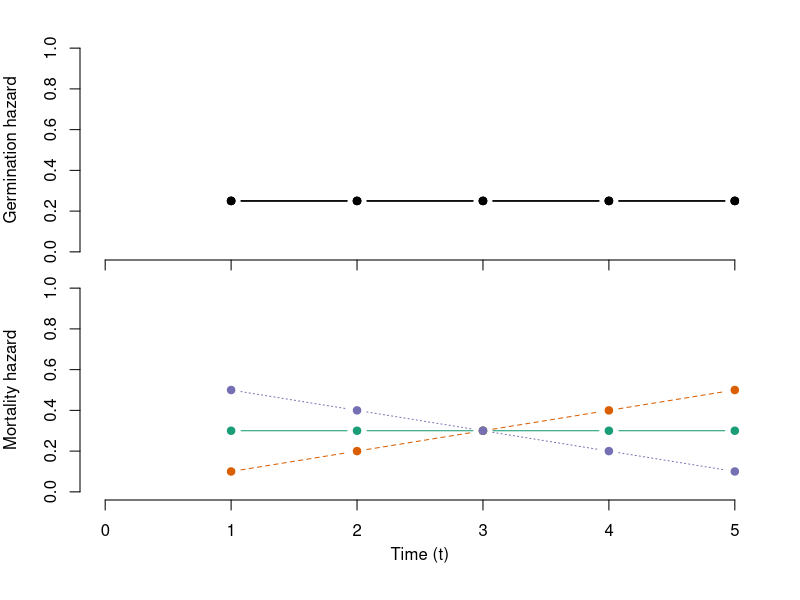
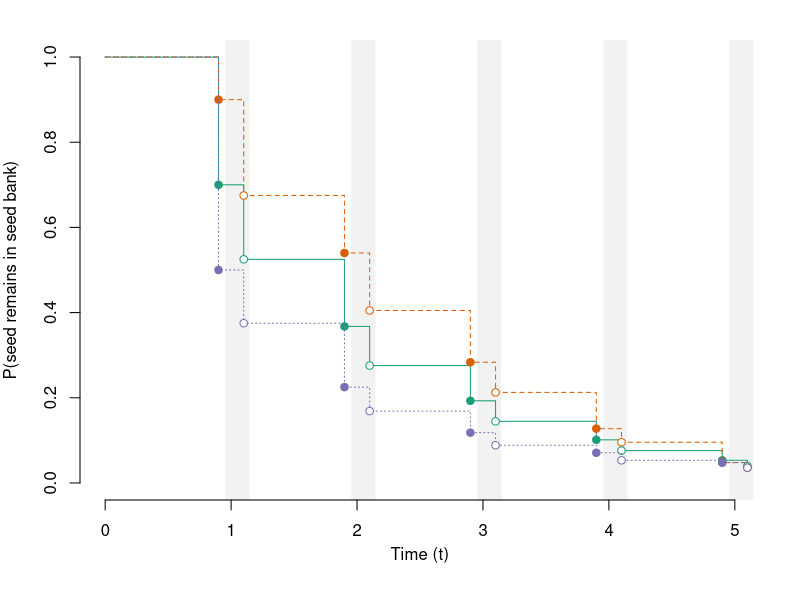
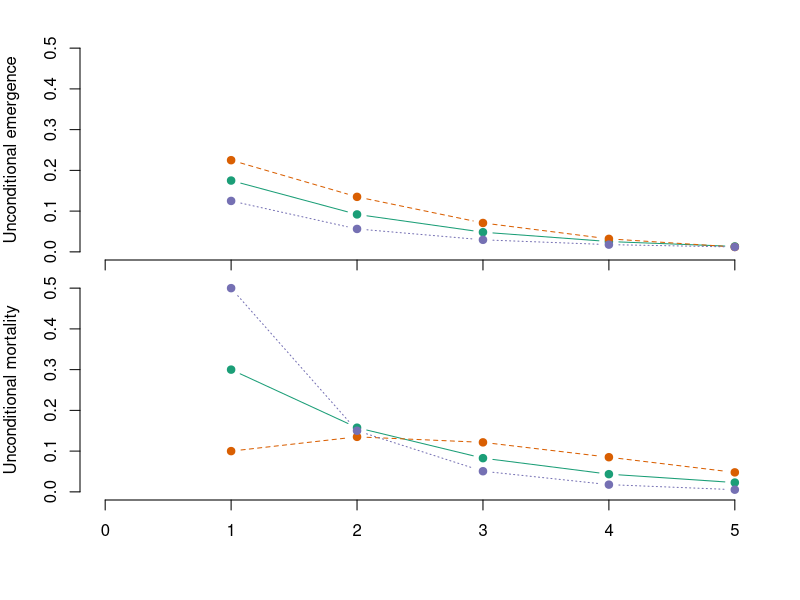

These charts were generated, in order, by the following R code:

# -------------------------------------------------------------------
# Function to obtain hazards based on annual probability of germination and mortality
# -------------------------------------------------------------------
f.hazards = function(t= time.discrete, p.g=.1,p.m=.1){
  
  ## Set germination hazards
  # If 1 value is supplied for p.g, assume single hazard at all times
  # If fewer values supplied for p.g than time points, extend last hazard to end of time
  # If number of values for p.g matches time points, set p.g equal to hazard
  if(length(p.g)<length(t)){
    if(length(p.g)==1){
      hazard.g = c()
      hazard.g=rep(p.g,length(t)) 
    } else {
      n.tmp=length(p.g)
      hazard.g=c(p.g,rep(p.g[n.tmp],length(t)-n.tmp))
    }
  } else {
    hazard.g = p.g
  }
  
  ## Set mortality hazards
  # If 1 value is supplied for p.m, assume single hazard at all times
  # If fewer values supplied for p.m than time points, extend last hazard to end of time
  # If number of values for p.m matches time points, set p.g equal to hazard
  if(length(p.m)<length(t)){
    if(length(p.m)==1){
      hazard.m = c()
      hazard.m=rep(p.m,length(t)) 
    } else {
      n.tmp=length(p.m)
      hazard.m=c(p.m,rep(p.m[n.tmp],length(t)-n.tmp))
    }
  } else {
    hazard.m = p.m
  }
  return(list(hazard.m,hazard.g)) 
  
}

# -------------------------------------------------------------------
# Function to obtain survival function based on annual probability of germination and mortality
# -------------------------------------------------------------------
f.survival = function(t=time.discrete,h.g=.1,h.m=.1){
  
  survival.fun = 1
  index.g=index.d=c()
  index.surv = seq(1,length(t)*2,by=2)
  for(i in t){
    tmp = index.surv[i]
    survival.fun[tmp+1] = survival.fun[tmp]*(1 - h.m[i])
    survival.fun[tmp+2] = survival.fun[tmp+1]*(1-h.g[i])
    index.g[tmp] = tmp+2;index.d[tmp]=tmp+1
  }
  
  return(survival.fun)
}

# -------------------------------------------------------------------
# Function to obtain probability mass function for germination
# -------------------------------------------------------------------
f.pmf = function(t=time.discrete,h.g=.1,h.m=.1){
  
  # Probability mass function for emergence/recruitment
  survival.fun = 1
  p.emergence = c()
  index.g=index.d=c()
  for(i in t){
    p.emergence[i] = (survival.fun[i]*(1 - h.m[i]))*h.g[i]
    survival.fun[i+1] = (survival.fun[i]*(1 - h.m[i]))*(1-h.g[i])
  }
  
  survival.fun = 1
  p.mortality = c()
  index.g=index.d=c()
  for(i in t){
    p.mortality[i] = (survival.fun[i]*(h.m[i]))
    survival.fun[i+1] = (survival.fun[i]*(1 - h.m[i]))*(1-h.g[i])
  }
  
  return(list(p.mortality,p.emergence))
}


# -------------------------------------------------------------------
# Simulation for a seed bank in which mortality precedes germination
# Discrete times
# -------------------------------------------------------------------

# define a vector for discrete times as close to integer as possible
time.discrete = 1:5

# Probability of germination
p.g = .25

# Probability of mortality
p.m = list(c(.3),seq(.1,.5,length.out=5),rev(seq(.1,.5,length.out=5)))

h.m=h.g=survival.fun=pmf.m=pmf.g=list()

for(i in 1:3){
# Calculate hazards
h.m[[i]]=f.hazards(t=time.discrete,p.g=p.g,p.m=p.m[[i]])[[1]]
h.g[[i]]=f.hazards(t=time.discrete,p.g=p.g,p.m=p.m[[i]])[[2]]

# Calculate survival function
survival.fun[[i]] = f.survival(t=time.discrete,h.g=h.g[[i]],h.m=h.m[[i]])

# Calculateprobability mass functions
pmf.m[[i]] = f.pmf(t=time.discrete,h.g=h.g[[i]],h.m=h.m[[i]])[[1]]
pmf.g[[i]] = f.pmf(t=time.discrete,h.g=h.g[[i]],h.m=h.m[[i]])[[2]]
}

# -------------------------------------------------------------------
# Define function to create set of plots
# -------------------------------------------------------------------

plot.colors = c("#1b9e77","#d95f02","#7570b3")
plot.shapes = c(19,21,4)
plot.lines = c("solid","dashed","dotted")

pdf("~/Dropbox/chapter-4/analysis/products/figures/figure-2-mortality.pdf",height=6,width=4)
par(mfrow=c(2,1))
par(mar=c(1,4,0,2),
    oma=c(4,0,2,0))

# Germination hazard (age-specific)

plot(NA,NA, 
     ylim=c(0,1), xlim=c(0,max(time.discrete)),
     xaxt='n',xlab="",
     axes=FALSE,
     ylab = "Germination hazard",
     pch=19)

for(i in 1:3){
  points(time.discrete,h.g[[i]],col="black",pch=19,type='b')
}

axis(1L,labels=FALSE);axis(2L)

# Mortality hazard
plot(NA,NA,
     ylim=c(0,1),xlim=c(0,max(time.discrete)),
     pch=19, axes=FALSE,
     ylab= "Mortality hazard")
for(i in 1:3){
  points(time.discrete,h.m[[i]],pch=19,col=plot.colors[i],type='b',lty=plot.lines[i])
}
axis(1L);axis(2L)
mtext("Time (t)", side = 1,line=2.2)


par(mfrow=c(1,1))
par(mar=c(1,4,0,2),
    oma=c(4,0,2,0))

# Calculations for plotting
offset = .1
time.points=rep(time.discrete,each=2) + rep(c(-offset,offset),length(time.discrete))
time.points=c(0,time.points)

km.points=rep(time.discrete,each=4) + rep(c(-offset,-offset,offset,offset),length(time.discrete))
km.points=c(0,km.points)

km.fun = list()

for(i in 1:3){
  surv.tmp = survival.fun[[i]]
  km.fun[[i]]=c(rep(surv.tmp[1:(length(surv.tmp)-1)],each=2),surv.tmp[length(surv.tmp)])
}

index.g = 3+2*(1:length(time.discrete)-1)
index.d = 2+2*(1:length(time.discrete)-1)

# Survival function plots for different combinations of germination and mortality
plot(NA,NA,
     ylim=c(0,1),xlim=c(0,max(time.discrete)), pch=19,axes=FALSE,
     ylab= "P(seed remains in seed bank)",xlab="Time (t)")
rect(xleft=time.discrete-.05,ybottom=-.25,xright=time.discrete+.15,ytop=1.25,border=0,col='gray95')

# Lines similar to Kaplan-Meier plot
for(i in 1:3){
  lines(km.points,km.fun[[i]],lty=plot.lines[i],col=plot.colors[i])
  points(time.points[index.g],survival.fun[[i]][index.g],pch=21,bg='white',col=plot.colors[i])
  points(time.points[index.d],survival.fun[[i]][index.d],pch=19,col=plot.colors[i])
}

mtext("Time (t)", side = 1,line=2.2)
axis(1L);axis(2L);

par(mfrow=c(2,1))
par(mar=c(1,4,0,2),
    oma=c(4,0,2,0))

plot(NA,NA, 
     ylab = "Unconditional emergence",
     xlab = "", xaxt='n',axes=FALSE,
     xlim=c(0,max(time.discrete)),ylim=c(0,.5),
     pch=19)

for(i in 1:3){
  points(time.discrete,pmf.g[[i]],
         col=plot.colors[i],lty=plot.lines[i], pch = 19,
         type='b')
}

axis(1L,labels=FALSE);axis(2L);

plot(NA,NA, 
     xlab = "Time (t)", ylab = "Unconditional mortality",
     xlim=c(0,max(time.discrete)), ylim=c(0,.5),
     axes=FALSE,
     pch=19)

for(i in 1:3){
  points(time.discrete,pmf.m[[i]],
         col=plot.colors[i],lty=plot.lines[i], pch = 19,
         type='b')
}

axis(1L);axis(2L);

dev.off()